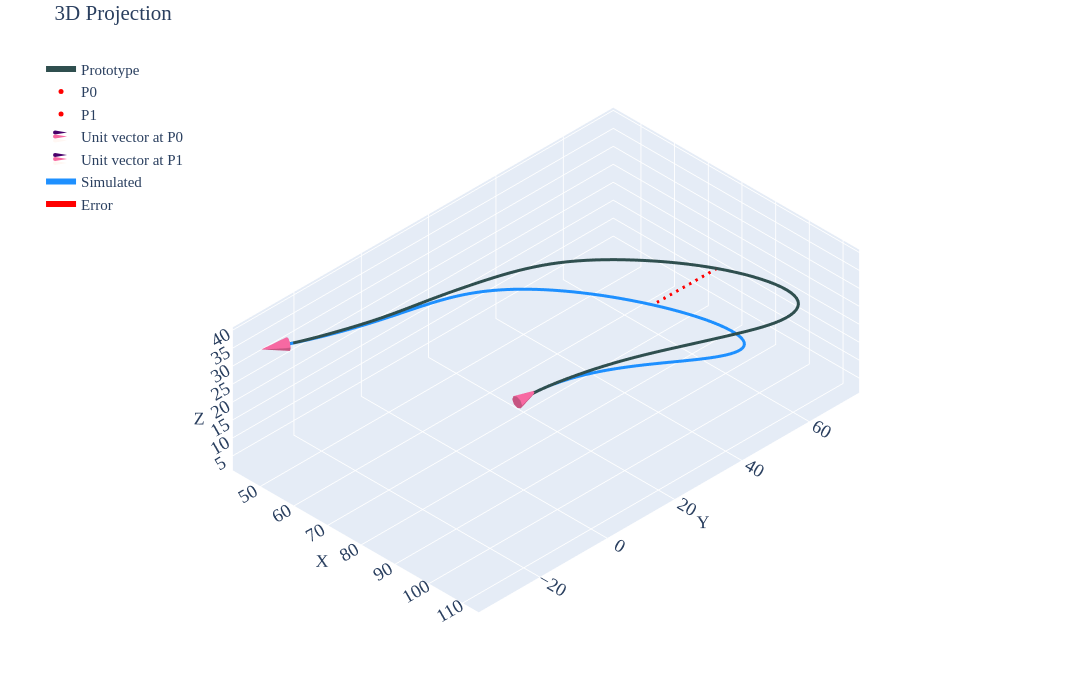

Notebook cell for this chart:
### Code cell
#| label: p2c3

gravity_looper(psit=2,case=3,twist=-10,pfix='twist-sens\\twist-ccw10\\')
